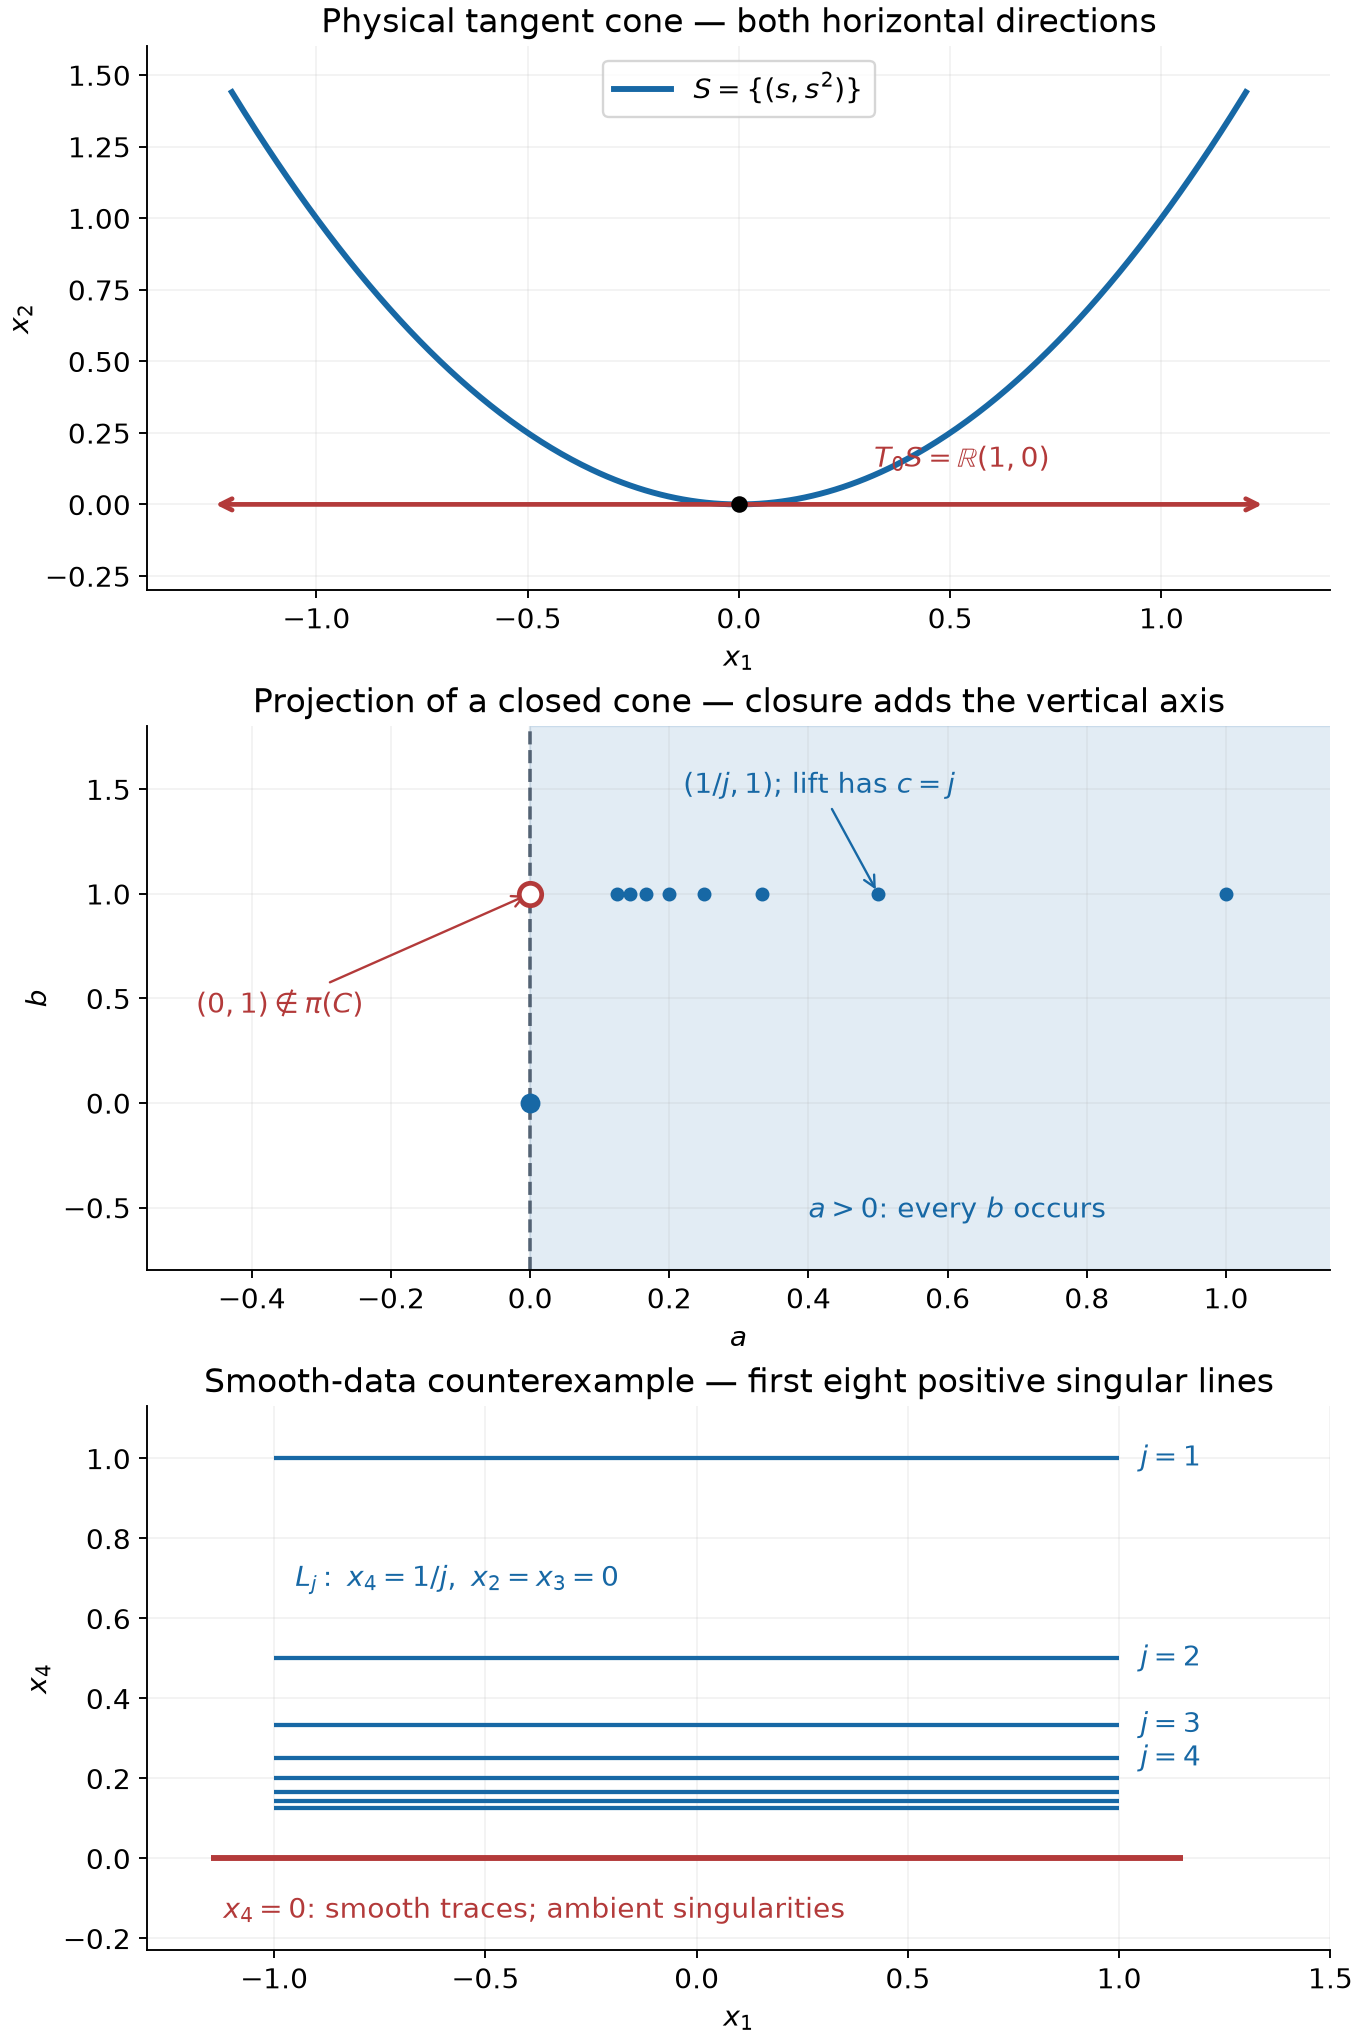

Write Python code to recreate this figure.
"""Exact geometric examples for Tangent support and analytic directions.

Original figure: GPT-6 Astra (OpenAI), 2026. CC0.
Exercises 2 and 3 and Proposition 10 give the mathematical arguments.
Run with Python, NumPy and Matplotlib; outputs are saved beside this source.
"""
from pathlib import Path
import numpy as np
import matplotlib
matplotlib.use("Agg")
import matplotlib.pyplot as plt

out = Path(__file__).resolve().parent
plt.rcParams.update({"font.size": 12, "axes.titlesize": 14, "svg.fonttype": "none"})
fig, axs = plt.subplots(3, 1, figsize=(8, 12), constrained_layout=True)
blue, red, gray = "#1768a5", "#b33a3a", "#536273"

ax = axs[0]
s = np.linspace(-1.2, 1.2, 401)
ax.plot(s, s*s, color=blue, lw=2.5, label=r"$S=\{(s,s^2)\}$")
ax.annotate("", xy=(1.25, 0), xytext=(-1.25, 0),
            arrowprops={"arrowstyle": "<->", "lw": 2, "color": red})
ax.scatter([0], [0], color="black", zorder=4)
ax.text(.32, .13, r"$T_0S=\mathbb{R}(1,0)$", color=red)
ax.set(xlim=(-1.4, 1.4), ylim=(-.3, 1.6), xlabel=r"$x_1$", ylabel=r"$x_2$",
       title="Physical tangent cone — both horizontal directions")
ax.legend(loc="upper center")

ax = axs[1]
ax.axvspan(0, 1.2, color=blue, alpha=.12)
ax.axvline(0, color=gray, ls="--", lw=1.5)
ax.scatter([0], [0], s=55, color=blue, zorder=4)
ax.scatter([0], [1], s=90, facecolors="white", edgecolors=red, lw=2, zorder=5)
j = np.arange(1, 9)
ax.scatter(1/j, np.ones(len(j)), color=blue, s=24, zorder=4)
ax.annotate(r"$(1/j,1)$; lift has $c=j$", xy=(.5, 1), xytext=(.22, 1.48),
            arrowprops={"arrowstyle": "->", "color": blue}, color=blue)
ax.annotate(r"$(0,1)\notin\pi(C)$", xy=(0, 1), xytext=(-.48, .43),
            arrowprops={"arrowstyle": "->", "color": red}, color=red)
ax.text(.4, -.55, r"$a>0$: every $b$ occurs", color=blue)
ax.set(xlim=(-.55, 1.15), ylim=(-.8, 1.8), xlabel=r"$a$", ylabel=r"$b$",
       title="Projection of a closed cone — closure adds the vertical axis")

ax = axs[2]
for j in range(1, 9):
    ax.hlines(1/j, -1, 1, color=blue, lw=1.8)
    if j <= 4:
        ax.text(1.05, 1/j, r"$j="+str(j)+"$", va="center", color=blue)
ax.hlines(0, -1.15, 1.15, color=red, lw=2.5)
ax.text(-1.12, -.15, r"$x_4=0$: smooth traces; ambient singularities", color=red)
ax.text(-.95, .68, r"$L_j:\ x_4=1/j,\ x_2=x_3=0$", color=blue)
ax.set(xlim=(-1.3, 1.5), ylim=(-.23, 1.13), xlabel=r"$x_1$", ylabel=r"$x_4$",
       title="Smooth-data counterexample — first eight positive singular lines")
for ax in axs:
    ax.spines[["top", "right"]].set_visible(False)
    ax.grid(alpha=.15)
fig.savefig(out/"tangent-cones-and-boundary-lines.svg")
svg = out/"tangent-cones-and-boundary-lines.svg"
svg.write_text("\n".join(line.rstrip() for line in svg.read_text(encoding="utf-8").splitlines())+"\n", encoding="utf-8")
fig.savefig(out/"tangent-cones-and-boundary-lines.png", dpi=170)
plt.close(fig)
